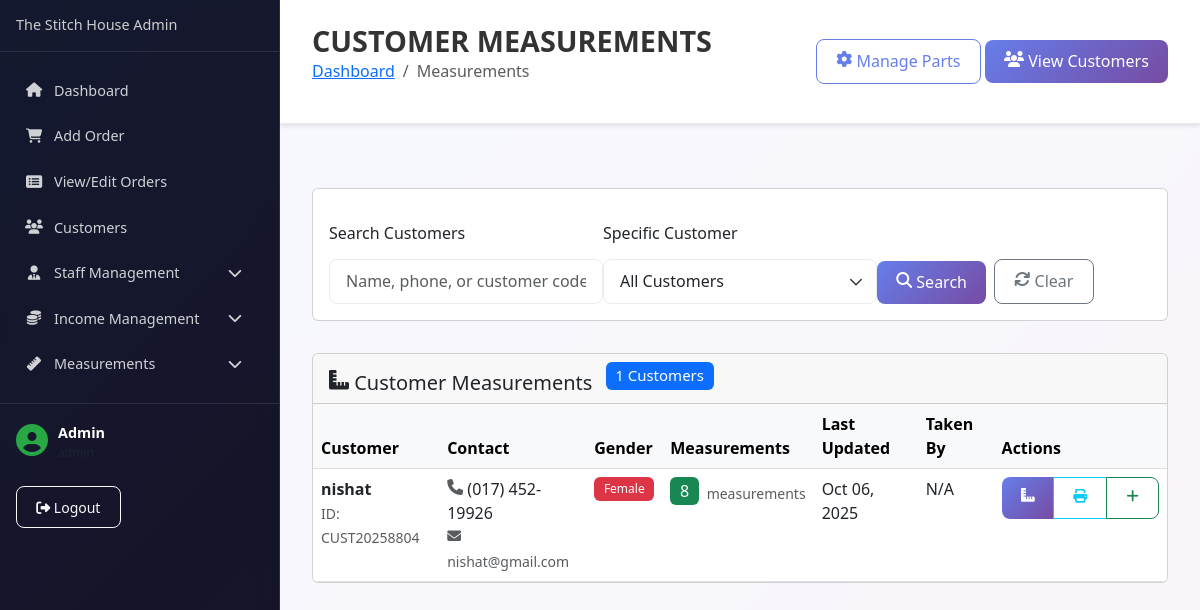
Screenshot of /admin/measurements.php (signed in) with the database file from the repository.
### tables this page shows
CREATE TABLE `users` (
  `id` bigint(20) UNSIGNED NOT NULL,
  `name` varchar(255) NOT NULL,
  `email` varchar(255) NOT NULL,
  `username` varchar(255) NOT NULL,
  `email_verified_at` timestamp NULL DEFAULT NULL,
  `password` varchar(255) NOT NULL,
  `avatar` varchar(255) DEFAULT NULL,
  `phone` varchar(20) DEFAULT NULL,
  `role` enum('admin','manager','staff','customer') DEFAULT 'customer',
  `status` enum('active','inactive') DEFAULT 'active',
  `remember_token` varchar(100) DEFAULT NULL,
  `created_at` timestamp NULL DEFAULT NULL,
  `updated_at` timestamp NULL DEFAULT NULL
);

CREATE TABLE `customer` (
  `id` bigint(20) UNSIGNED NOT NULL,
  `user_id` bigint(20) UNSIGNED DEFAULT NULL,
  `fullname` varchar(255) NOT NULL,
  `address` text DEFAULT NULL,
  `phone` varchar(255) NOT NULL,
  `city` varchar(255) DEFAULT NULL,
  `email` varchar(255) DEFAULT NULL,
  `comment` text DEFAULT NULL,
  `gender` enum('Male','Female','Other') NOT NULL,
  `date_of_birth` date DEFAULT NULL,
  `emergency_contact` varchar(255) DEFAULT NULL,
  `customer_code` varchar(50) UNIQUE DEFAULT NULL,
  `status` enum('active','inactive') DEFAULT 'active',
  `created_at` timestamp NULL DEFAULT NULL,
  `updated_at` timestamp NULL DEFAULT NULL
);

### admin/measurements.php (the view, shortened to what the rows shown need)
<?php
require_once 'includes/config.php';
$currentAdmin = getCurrentAdmin($mysqli);
$page = isset($_GET['page']) ? (int)$_GET['page'] : 1;
$limit = 20;
$offset = ($page - 1) * $limit;
$where_conditions = ["1=1"];
$where_clause = implode(" AND ", $where_conditions);
try {
    $query = "
        SELECT c.*,
               COUNT(m.id) as measurement_count,
               MAX(m.measurement_date) as last_measurement_date,
               u.name as last_taken_by
        FROM customer c
        INNER JOIN measurement m ON c.id = m.customer_id
        LEFT JOIN users u ON m.taken_by = u.id
        WHERE $where_clause
        GROUP BY c.id
        ORDER BY MAX(m.updated_at) DESC
        LIMIT $limit OFFSET $offset
    ";
    $stmt = $mysqli->prepare($query);
    $stmt->execute();
    $result = $stmt->get_result();
    $customers = [];
    while ($row = $result->fetch_assoc()) {
        $customers[] = $row;
    }
} catch(Exception $e) {
    showError("Error fetching measurements: " . $e->getMessage());
    $customers = [];
    $total_pages = 0;
}
?>
<!DOCTYPE html>
<html lang="en">
<head>
    <link href="https://cdn.jsdelivr.net/npm/bootstrap@5.3.0/dist/css/bootstrap.min.css" rel="stylesheet">
    <link href="https://cdnjs.cloudflare.com/ajax/libs/font-awesome/6.4.0/css/all.min.css" rel="stylesheet">
    <link href="assets/admin.css" rel="stylesheet">
</head>
<body class="admin-body">
    <div class="admin-wrapper">
        <?php include 'includes/sidebar.php'; ?>
        <main class="admin-main">
            <div class="admin-header">
                <div class="d-flex justify-content-between align-items-center">
                    <div>
                        <h1 class="page-title">CUSTOMER MEASUREMENTS</h1>
                    </div>
                </div>
            </div>
            <div class="admin-content">
                <div class="card">
                    <div class="card-body p-0">
                        <?php if (empty($customers)): ?>
                            <div class="text-center py-5">
                                <i class="fas fa-ruler-combined fa-3x text-muted mb-3"></i>
                                <h5 class="text-muted">No measurements found</h5>
                                <p class="text-muted">No customers have measurements recorded yet</p>
                                <a href="customers.php" class="btn btn-primary">
                                    <i class="fas fa-users"></i> View Customers
                                </a>
                            </div>
                        <?php else: ?>
                            <div class="table-responsive">
                                <table class="table table-hover mb-0">
                                    <thead class="table-light">
                                        <tr>
                                            <th>Customer</th>
                                            <th>Contact</th>
                                            <th>Gender</th>
                                            <th>Measurements</th>
                                            <th>Last Updated</th>
                                            <th>Taken By</th>
                                            <th>Actions</th>
                                        </tr>
                                    </thead>
                                    <tbody>
                                        <?php foreach ($customers as $customer): ?>
                                            <tr>
                                                <td>
                                                    <div>
                                                        <strong><?= htmlspecialchars($customer['fullname']) ?></strong>
                                                        <br>
                                                        <small class="text-muted">
                                                            ID: <?= htmlspecialchars($customer['customer_code'] ?? $customer['id']) ?>
                                                        </small>
                                                    </div>
                                                </td>
                                                <td>
                                                    <div>
                                                        <i class="fas fa-phone text-muted"></i> <?= htmlspecialchars($customer['phone']) ?>
                                                        <?php if ($customer['email']): ?>
                                                            <br>
                                                            <small class="text-muted">
                                                                <i class="fas fa-envelope"></i> <?= htmlspecialchars($customer['email']) ?>
                                                            </small>
                                                        <?php endif; ?>
                                                    </div>
                                                </td>
                                                <td>
                                                    <?php
                                                    $gender_colors = [
                                                        'Male' => 'primary',
                                                        'Female' => 'danger',
                                                        'Other' => 'info'
                                                    ];
                                                    $color = $gender_colors[$customer['gender']] ?? 'secondary';
                                                    ?>
                                                    <span class="badge bg-<?= $color ?>">
                                                        <?= $customer['gender'] ?>
                                                    </span>
                                                </td>
                                                <td>
                                                    <div class="d-flex align-items-center">
                                                        <div class="measurement-count me-2">
                                                            <span class="badge bg-success fs-6"><?= $customer['measurement_count'] ?></span>
                                                        </div>
                                                        <small class="text-muted">measurements</small>
                                                    </div>
                                                </td>
                                                <td>
                                                    <?= formatDate($customer['last_measurement_date']) ?>
                                                </td>
                                                <td>
                                                    <?= $customer['last_taken_by'] ? htmlspecialchars($customer['last_taken_by']) : 'N/A' ?>
                                                </td>
                                                <td>
                                                    <div class="btn-group" role="group">
                                                        <a href="customer-measurements.php?customer_id=<?= $customer['id'] ?>"
                                                           class="btn btn-sm btn-primary" title="View/Edit Measurements">
                                                            <i class="fas fa-ruler-combined"></i>
                                                        </a>
                                                        <a href="measurement-report.php?customer_id=<?= $customer['id'] ?>"
                                                           class="btn btn-sm btn-outline-info" title="Print Report">
                                                            <i class="fas fa-print"></i>
                                                        </a>
                                                        <a href="add-order.php?customer_id=<?= $customer['id'] ?>"
                                                           class="btn btn-sm btn-outline-success" title="Create Order">
                                                            <i class="fas fa-plus"></i>
                                                        </a>
                                                    </div>
                                                </td>
                                            </tr>
                                        <?php endforeach; ?>
                                    </tbody>
                                </table>
                            </div>
                        <?php endif; ?>
                    </div>
                </div>
            </div>
        </main>
    </div>
</body>
</html>

### admin/includes/sidebar.php (shortened to what the rows shown need)
<nav class="admin-sidebar">
    <div class="sidebar-footer">
        <div class="admin-info">
            <div class="admin-details">
                <strong><?php echo htmlspecialchars($currentAdmin['name'] ?? 'Admin'); ?></strong>
                <small class="text-muted d-block"><?php echo htmlspecialchars($currentAdmin['role'] ?? 'Administrator'); ?></small>
            </div>
        </div>
    </div>
</nav>

### rows the page displays
users: name "Admin"
customer: fullname "nishat", customer_code "CUST20258804", phone "(017) 452-19926", email "nishat@gmail.com", gender "Female", measurement_count "8", last_measurement_date "Oct 06, 2025"

### other values shown
$total_records "1"
